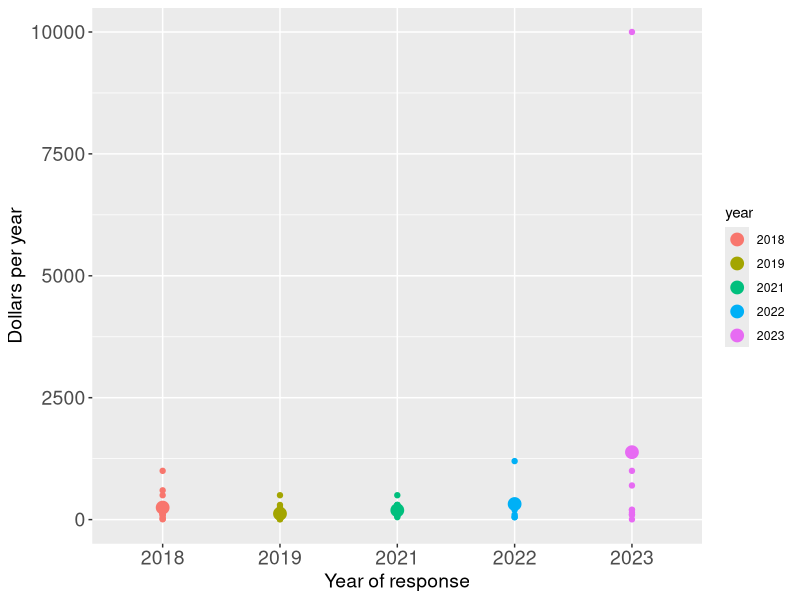
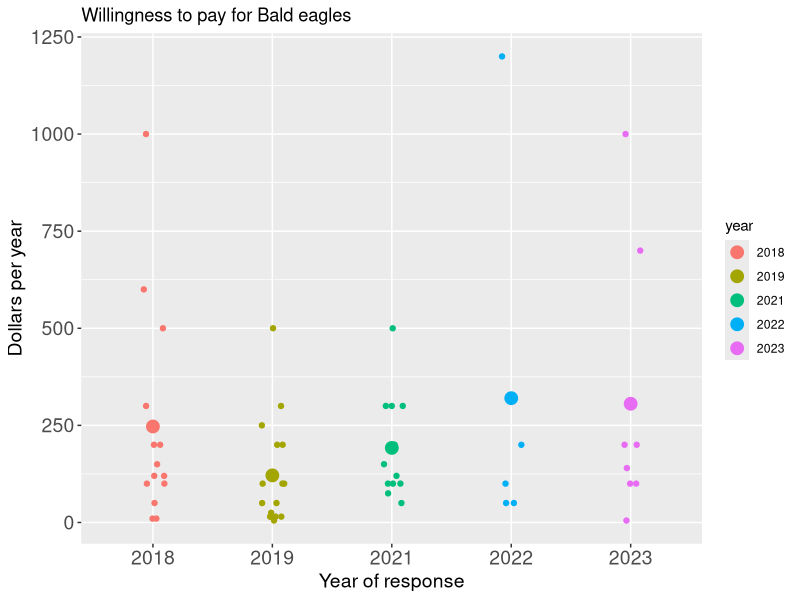

Here is the R script that generated these plots, in order:
## ---- chunk 1
rm(list = ls()) #clears R's workspace
library(tidyverse) #nice tools for reformatting data structures, plotting, etc.
library(here)
## ---- chunk 2
#read data (found in csv files within wtp.xlsx); save as WTP
WTP <- read.csv(here("Data", "WillingnessToPayForEagles.csv"))
glimpse(WTP) #examine data set
## ---- chunk 3
WTP$year <- as.factor(WTP$year)
## ---- chunk 4
WTP_summary<-WTP %>% group_by(year) %>% summarise(
  mean_per_year = mean(per_year, na.rm = T),
  mean_lum_sum = mean(lump_sum, na.rm = T)
)
## ---- chunk 5
ggplot(WTP, aes(year, per_year, group = year, color = year))+
	geom_point()+
  geom_point(aes(year, mean_per_year, group = year, color = year), size = 4, data = WTP_summary)+
	labs(x = "Year of response", y = "Dollars per year")+
  theme(axis.title.x = element_text(size = 14),
        axis.text.x = element_text(size= 14), 
        axis.title.y = element_text(size = 14),
        axis.text.y = element_text(size = 14))
## ---- chunk 6
ggsave(here("Code", "WTP", "per_year_mean_w_outlier.png"), width = 6, height = 4, device = "png")
## ---- chunk 7
WTP <- WTP %>% filter(per_year < 10000)
## ---- chunk 8

WTP_summary<-WTP %>% group_by(year) %>% summarise(
  mean_per_year = mean(per_year, na.rm = T),
  mean_lum_sum = mean(lump_sum, na.rm = T)
)

ggplot(WTP, aes(year, per_year, group = year, color = year))+
	geom_jitter(width = 0.1, height = 0.1)+
  geom_point(aes(year, mean_per_year, group = year, color = year), size = 4, data = WTP_summary)+
	labs(title = "Willingness to pay for Bald eagles", x = "Year of response", y = "Dollars per year")+
  theme(axis.title.x = element_text(size = 14),
        axis.text.x = element_text(size= 14), 
        axis.title.y = element_text(size = 14),
        axis.text.y = element_text(size = 14))

## ---- chunk 9
ggsave(here("Code", "WTP", "per_year_mean_no_outlier.png"),height = 4, width = 6, device = "png")
